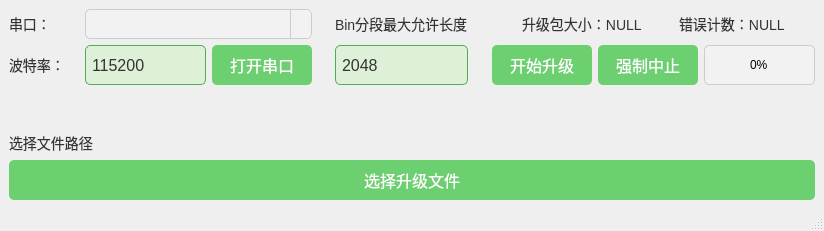
<?xml version="1.0" encoding="UTF-8"?>
<ui version="4.0">
 <class>MainWindow</class>
 <widget class="QMainWindow" name="MainWindow">
  <property name="geometry">
   <rect>
    <x>0</x>
    <y>0</y>
    <width>824</width>
    <height>231</height>
   </rect>
  </property>
  <property name="windowTitle">
   <string>MainWindow</string>
  </property>
  <property name="styleSheet">
   <string notr="true">
/*-----------按键------------------*/
QPushButton {
    background-color: #6CCF70; /* 设置背景颜色 */
    border: none; /* 去掉边框 */
	border-radius: 5px; /* 设置边框圆角 */
    color: white; /* 设置文字颜色 */
    padding: 8px 16px; /* 设置内边距 */
    text-align: center; /* 文字居中 */
    text-decoration: none; /* 去掉下划线 */
    font-size: 16px; /* 设置字体大小 */
}

QPushButton:hover {
    background-color: #00AC6A; /* 鼠标悬停时的背景颜色 */
}

QPushButton:pressed {
    background-color: #4CAF50; /* 按下时的背景颜色 */
}

QPushButton:disabled {
    background-color: rgb(140, 140, 140); /* 按下时的背景颜色 */
}

/*-----------编辑窗------------------*/
QLineEdit {
    background-color: #DFF0D8; /* 设置背景颜色 */
    border: 1px solid #4CAF50; /* 设置边框样式和颜色 */
    border-radius: 5px; /* 设置边框圆角 */
    padding: 2px 4px; /* 设置内边距 */
    color: #333333; /* 设置文字颜色 */
    font-size: 16px; /* 设置字体大小 */
}

QLineEdit:hover {
    background-color: #CCE5CC; /* 鼠标悬停时的背景颜色 */
}

QLineEdit:focus {
    border: 1px solid #45a049; /* 获取焦点时的边框样式和颜色 */
}
/*-----------下拉列表------------------*/
QComboBox {
    background-color: #f2f2f2; /* 设置背景颜色 */
    border: 1px solid #cccccc; /* 设置边框样式和颜色 */
    padding: 2px 4px; /* 设置内边距 */
    color: #333333; /* 设置文字颜色 */
    font-size: 16px; /* 设置字体大小 */
    border-radius: 5px; /* 设置边框圆角 */
}

QComboBox:hover {
    background-color: #e6e6e6; /* 鼠标悬停时的背景颜色 */
}

QComboBox:pressed {
    background-color: #d9d9d9; /* 按下时的背景颜色 */
}

QComboBox::drop-down {
    subcontrol-origin: padding;
    subcontrol-position: right;
    width: 20px;
    border-left-width: 1px;
    border-left-color: #cccccc;
    border-left-style: solid;
    border-top-right-radius: 5px;
    border-bottom-right-radius: 5px;
    background-color: #f2f2f2;
}

QComboBox::down-arrow {
    /*image: url(:/arrow-down.png); /* 设置下拉箭头图标 */
    width: 10px;
    height: 10px;
}

QComboBox QAbstractItemView {
    background-color: #f2f2f2; /* 设置下拉内容背景颜色 */
    border: 1px solid #cccccc; /* 设置下拉内容边框样式和颜色 */
    padding: 2px 4px; /* 设置下拉内容内边距 */
    color: #333333; /* 设置下拉内容文字颜色 */
    font-size: 12px; /* 设置下拉内容字体大小 */
}
/*-----------Lable------------------*/
QLabel {
    /*font-family: &quot;宋体&quot;; /* 设置字体名称 */
    font-size: 14px; /* 设置字体大小 */
    /*font-weight: bold; /* 设置字体粗细 */
    color: #333333; /* 设置字体颜色 */
}</string>
  </property>
  <widget class="QWidget" name="centralwidget">
   <layout class="QGridLayout" name="gridLayout">
    <item row="2" column="0" colspan="5">
     <layout class="QVBoxLayout" name="verticalLayout_2">
      <item>
       <widget class="QLabel" name="label_3">
        <property name="text">
         <string>选择文件路径</string>
        </property>
       </widget>
      </item>
      <item>
       <widget class="QPushButton" name="FileSelect">
        <property name="text">
         <string>选择升级文件</string>
        </property>
       </widget>
      </item>
     </layout>
    </item>
    <item row="0" column="0">
     <layout class="QVBoxLayout" name="verticalLayout" stretch="1,1,0">
      <item>
       <layout class="QHBoxLayout" name="horizontalLayout_2" stretch="1,6">
        <item>
         <widget class="QLabel" name="label_2">
          <property name="minimumSize">
           <size>
            <width>70</width>
            <height>30</height>
           </size>
          </property>
          <property name="text">
           <string>串口：</string>
          </property>
         </widget>
        </item>
        <item>
         <widget class="QComboBox" name="SerialComboBox">
          <property name="minimumSize">
           <size>
            <width>0</width>
            <height>30</height>
           </size>
          </property>
         </widget>
        </item>
       </layout>
      </item>
      <item>
       <layout class="QHBoxLayout" name="horizontalLayout_3">
        <item>
         <widget class="QLabel" name="label">
          <property name="minimumSize">
           <size>
            <width>70</width>
            <height>30</height>
           </size>
          </property>
          <property name="text">
           <string>波特率：</string>
          </property>
         </widget>
        </item>
        <item>
         <layout class="QHBoxLayout" name="horizontalLayout">
          <item>
           <widget class="QLineEdit" name="lineEdit">
            <property name="minimumSize">
             <size>
              <width>80</width>
              <height>40</height>
             </size>
            </property>
            <property name="inputMask">
             <string/>
            </property>
            <property name="text">
             <string>115200</string>
            </property>
           </widget>
          </item>
          <item>
           <widget class="QPushButton" name="connectBtn">
            <property name="minimumSize">
             <size>
              <width>100</width>
              <height>40</height>
             </size>
            </property>
            <property name="text">
             <string>打开串口</string>
            </property>
           </widget>
          </item>
         </layout>
        </item>
       </layout>
      </item>
      <item>
       <spacer name="verticalSpacer_3">
        <property name="orientation">
         <enum>Qt::Vertical</enum>
        </property>
        <property name="sizeHint" stdset="0">
         <size>
          <width>20</width>
          <height>40</height>
         </size>
        </property>
       </spacer>
      </item>
     </layout>
    </item>
    <item row="0" column="1">
     <spacer name="horizontalSpacer_3">
      <property name="orientation">
       <enum>Qt::Horizontal</enum>
      </property>
      <property name="sizeHint" stdset="0">
       <size>
        <width>40</width>
        <height>20</height>
       </size>
      </property>
     </spacer>
    </item>
    <item row="0" column="3">
     <spacer name="horizontalSpacer_4">
      <property name="orientation">
       <enum>Qt::Horizontal</enum>
      </property>
      <property name="sizeHint" stdset="0">
       <size>
        <width>40</width>
        <height>20</height>
       </size>
      </property>
     </spacer>
    </item>
    <item row="0" column="2">
     <layout class="QVBoxLayout" name="verticalLayout_3">
      <item>
       <widget class="QLabel" name="label_4">
        <property name="minimumSize">
         <size>
          <width>0</width>
          <height>30</height>
         </size>
        </property>
        <property name="font">
         <font>
          <pointsize>-1</pointsize>
          <bold>false</bold>
         </font>
        </property>
        <property name="text">
         <string>Bin分段最大允许长度</string>
        </property>
       </widget>
      </item>
      <item>
       <widget class="QLineEdit" name="lineEdit_2">
        <property name="minimumSize">
         <size>
          <width>0</width>
          <height>40</height>
         </size>
        </property>
        <property name="inputMask">
         <string/>
        </property>
        <property name="text">
         <string>2048</string>
        </property>
       </widget>
      </item>
      <item>
       <spacer name="verticalSpacer_2">
        <property name="orientation">
         <enum>Qt::Vertical</enum>
        </property>
        <property name="sizeHint" stdset="0">
         <size>
          <width>20</width>
          <height>40</height>
         </size>
        </property>
       </spacer>
      </item>
     </layout>
    </item>
    <item row="0" column="4">
     <layout class="QVBoxLayout" name="verticalLayout_4">
      <item>
       <layout class="QHBoxLayout" name="horizontalLayout_4">
        <item>
         <spacer name="horizontalSpacer">
          <property name="orientation">
           <enum>Qt::Horizontal</enum>
          </property>
          <property name="sizeHint" stdset="0">
           <size>
            <width>40</width>
            <height>20</height>
           </size>
          </property>
         </spacer>
        </item>
        <item>
         <widget class="QLabel" name="label_5">
          <property name="minimumSize">
           <size>
            <width>0</width>
            <height>30</height>
           </size>
          </property>
          <property name="text">
           <string>升级包大小：NULL</string>
          </property>
         </widget>
        </item>
        <item>
         <spacer name="horizontalSpacer_5">
          <property name="orientation">
           <enum>Qt::Horizontal</enum>
          </property>
          <property name="sizeHint" stdset="0">
           <size>
            <width>40</width>
            <height>20</height>
           </size>
          </property>
         </spacer>
        </item>
        <item>
         <widget class="QLabel" name="label_6">
          <property name="minimumSize">
           <size>
            <width>0</width>
            <height>30</height>
           </size>
          </property>
          <property name="text">
           <string>错误计数：NULL</string>
          </property>
         </widget>
        </item>
        <item>
         <spacer name="horizontalSpacer_2">
          <property name="orientation">
           <enum>Qt::Horizontal</enum>
          </property>
          <property name="sizeHint" stdset="0">
           <size>
            <width>40</width>
            <height>20</height>
           </size>
          </property>
         </spacer>
        </item>
       </layout>
      </item>
      <item>
       <layout class="QHBoxLayout" name="horizontalLayout_5" stretch="1,1,2">
        <item>
         <widget class="QPushButton" name="UpdataStart">
          <property name="minimumSize">
           <size>
            <width>100</width>
            <height>40</height>
           </size>
          </property>
          <property name="text">
           <string>开始升级</string>
          </property>
         </widget>
        </item>
        <item>
         <widget class="QPushButton" name="Stop">
          <property name="minimumSize">
           <size>
            <width>100</width>
            <height>40</height>
           </size>
          </property>
          <property name="text">
           <string>强制中止</string>
          </property>
         </widget>
        </item>
        <item>
         <widget class="QProgressBar" name="updataProgressBar">
          <property name="minimumSize">
           <size>
            <width>0</width>
            <height>40</height>
           </size>
          </property>
          <property name="styleSheet">
           <string notr="true">QProgressBar {
    border: 1px solid #cccccc; /* 设置边框样式和颜色 */
    border-radius: 5px; /* 设置边框圆角 */
    background-color: #f2f2f2; /* 设置背景颜色 */
    height: 20px; /* 设置进度条高度 */
    text-align: center; /* 文字居中 */
}

QProgressBar::chunk {
    background-color: #6CCF70; /* 设置进度条颜色 */
    border-radius: 5px; /* 设置进度条圆角 */
}

QProgressBar {
    text-align: center;
    color: rgb(0, 0, 0);
}
</string>
          </property>
          <property name="value">
           <number>0</number>
          </property>
          <property name="format">
           <string>%p%</string>
          </property>
         </widget>
        </item>
       </layout>
      </item>
      <item>
       <spacer name="verticalSpacer_4">
        <property name="orientation">
         <enum>Qt::Vertical</enum>
        </property>
        <property name="sizeHint" stdset="0">
         <size>
          <width>20</width>
          <height>40</height>
         </size>
        </property>
       </spacer>
      </item>
     </layout>
    </item>
    <item row="1" column="0">
     <spacer name="verticalSpacer">
      <property name="orientation">
       <enum>Qt::Vertical</enum>
      </property>
      <property name="sizeHint" stdset="0">
       <size>
        <width>20</width>
        <height>40</height>
       </size>
      </property>
     </spacer>
    </item>
    <item row="1" column="4">
     <spacer name="verticalSpacer_5">
      <property name="orientation">
       <enum>Qt::Vertical</enum>
      </property>
      <property name="sizeHint" stdset="0">
       <size>
        <width>20</width>
        <height>40</height>
       </size>
      </property>
     </spacer>
    </item>
    <item row="1" column="2">
     <spacer name="verticalSpacer_6">
      <property name="orientation">
       <enum>Qt::Vertical</enum>
      </property>
      <property name="sizeHint" stdset="0">
       <size>
        <width>20</width>
        <height>40</height>
       </size>
      </property>
     </spacer>
    </item>
   </layout>
  </widget>
  <widget class="QMenuBar" name="menubar">
   <property name="geometry">
    <rect>
     <x>0</x>
     <y>0</y>
     <width>824</width>
     <height>21</height>
    </rect>
   </property>
  </widget>
  <widget class="QStatusBar" name="statusbar"/>
 </widget>
 <resources/>
 <connections/>
</ui>
